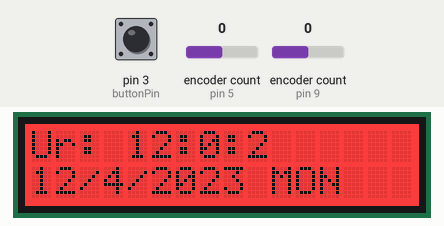
Bench run of a sketch on a simulated Arduino Uno, built with avr-gcc and run on an emulated ATmega328P. On the bench: 16×2 character LCD. The test bench sets the inputs (shaded band); at power-on: encoder count (sensors on pin 5, pin 9) 0, pin 3 (buttonPin) LOW. The local clock reads 2024-03-15 10:24:30 at power-on unless the sketch sets it; random numbers use the default seed unless the sketch sets one; what the sketch prints to the serial monitor is not drawn.

Above: at 3.3 s.
3.4 s: encoder count (sensor on pin 5) set to -1
6.4 s: pin 3 (buttonPin) pulled HIGH for 0.15 s
At 7.0 s:
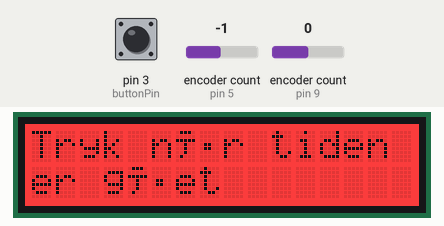
8.0 s: pin 3 (buttonPin) pulled HIGH for 1 s
At 9.7 s:
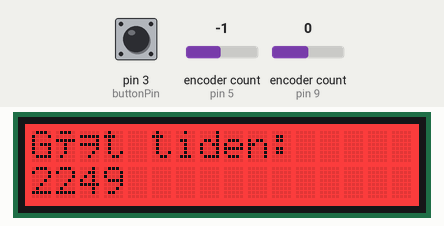
10.5 s: pin 3 (buttonPin) pulsed HIGH 5 times (0.12 s each, 0.3 s apart)
At 10.73 s:
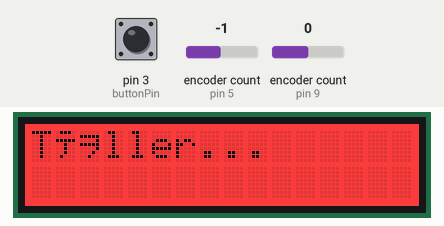
Timing chart, 0 to 13.5 s (numbered marks = the images above; inputs shaded):
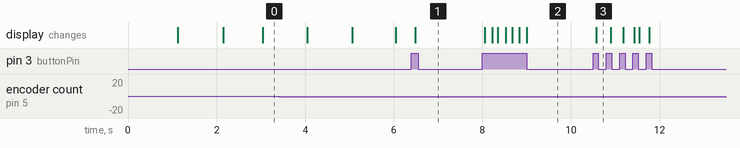

Measured:
- after the input at 8.0 s, the display: first changes after 0.06 s (image 2 shows a later state)
- after the input at 10.5 s, the display: changes after 0.07 s (image 3)

The sketch:

projectUR.ino
```cpp
#include "state.h"

#include "functions.h"
#include <Wire.h>
#include "rgb_lcd.h"
#include "DS1307.h"


rgb_lcd lcd;

State currentState = UR;


const int buttonPin = 3;
int buttonState = 0;


const int colorR = 255;
const int colorG = 0;
const int colorB = 0;

void setup()
{
  // put your setup code here, to run once:
      // set up the LCD's number of columns and rows:
  lcd.begin(16, 2);

  delay(1000);
  Serial.begin(9600);

  pinMode(buttonPin, INPUT);
  pinMode(encoderButtonPin, INPUT);


  attachInterrupt(digitalPinToInterrupt(buttonPin), startStop, FALLING);

  Serial.begin(9600);
  clock.begin();
  clock.fillByYMD(2023, 12, 4); //Jan 19,2013
  clock.fillByHMS(12, 00, 00); //15:28 30"
  clock.fillDayOfWeek(MON);//Saturday
  clock.setTime();//write time to the RTC chip

      // set up the LCD's number of columns and rows:
  lcd.begin(16, 2);

  lcd.setRGB(colorR, colorG, colorB);


  delay(1000);
}


void loop() {
 // Read encoder value
 encoderValue = myEnc.read();
 int encoderValueCount = (encoderValue / 4 * (-1));

  buttonState = digitalRead(buttonPin);

  Serial.println(encoderValue);
  Serial.println(buttonState);
  Serial.println(currentState);

  if (interruptActive == true) {
      updateStopwatch();
  }

 // Print the name of the state that corresponds to the current encoder value
 if (encoderValueCount == 1) {
  lcd.setCursor(0, 0);
  lcd.print("Gæt Tiden           ");
  if (buttonState == 1) {
    clickSound();
    currentState = GAET_TIDEN;
  }
 } else if (encoderValueCount == 2) {
  lcd.setCursor(0, 0);
  lcd.print("Stopur              ");
  if (buttonState == 1) {
    currentState = STOPUR;
  }
 } else if (encoderValueCount == 3) {
  lcd.setCursor(0, 0);
  lcd.print("Ur                  ");
  if (buttonState == 1) {
    currentState = UR;
  }
 } else if (encoderValueCount == 4) {
  lcd.setCursor(0, 0);
  lcd.print("Kog Æg              ");
  if (buttonState == 1) {
    currentState = KOG_AEG;
  }
 }

  // Perform action based on current state
  switch (currentState) {
    case GAET_TIDEN:
      GaetTid();
      break;
    case STOPUR:
      // Set the interrupt to active
      interruptActive = true;
      break;
    case UR:
      printTime();
      break;
    case KOG_AEG:
      kogAeg();
      break;
  }
}
```

functions.h
```cpp
#include "state.h"
#include "DS1307.h"
#include "rgb_lcd.h"
#include <Encoder.h>


extern rgb_lcd lcd;


Encoder myEnc(5, 4);
Encoder EncBotton(9, 8);

int encoderButtonPin = 8;
int encoderValue = 0;

void GaetTid ()
{
  int buttonPressedCount = 1;
  extern int buttonState;
  extern const int buttonPin;
  extern int encoderValueCount;

  extern State currentState;

  int timeGuess = random(1000,10000);

  unsigned long startTime = 0;

  int count = 0;
  int yourTime = 0;
  int result = 0;

  bool playGame = true;


  while(playGame == true) // We start a loop here to continuously check the button state
  {
    buttonState = digitalRead(buttonPin); // Update button state

    if (buttonState == HIGH && buttonPressedCount == 1)
    {
      lcd.clear();
      lcd.setCursor(0, 0);
      lcd.print("Tryk når tiden");
      lcd.setCursor(0, 1);
      lcd.print("er gået");
      delay(50);
      buttonPressedCount++;
      buttonState = 0;
    }
    else if (buttonState == HIGH && buttonPressedCount == 2)
    {
      lcd.clear();
      lcd.setCursor(0, 0);
      lcd.print("Gæt tiden: ");
      lcd.setCursor(0, 1);
      lcd.print(timeGuess);
      delay(50);
      buttonPressedCount++;
      buttonState = 0;
    }
    else if(buttonState == HIGH && buttonPressedCount == 3)
    {
      lcd.clear();
      lcd.setCursor(0, 0);
      startTime = millis(); // Store the start time
      yourTime = count;
      lcd.print("Tæller...");
      buttonPressedCount++;
      buttonState = 0;
    }
    else if(buttonState == HIGH && buttonPressedCount == 4)
    {
      lcd.clear();
      lcd.setCursor(0, 0);
      lcd.print("Tryk igen for at");
      lcd.setCursor(0, 1);
      lcd.print("se resultater");
      delay(50);
      buttonPressedCount++;
      buttonState = 0;
    }
    else if(buttonState == HIGH && buttonPressedCount == 5)
    {
      lcd.clear();
      lcd.setCursor(0, 0);
      count = millis() - startTime; // Calculate the elapsed time
      yourTime = count;
      lcd.print("Din tid: ");
      lcd.print(yourTime); // This line will print the value of yourTime
      result = timeGuess - yourTime;
      lcd.setCursor(0, 1);
      lcd.print("Result: ");
      lcd.print(result); // This line will print the result
      delay(50);
      buttonPressedCount++;
      buttonState = 0;
    }
    else if(buttonState == HIGH && buttonPressedCount == 6)
    {
      buttonPressedCount = 1;
      buttonState = 0;
      playGame = false;
      lcd.clear();
    }

    delay(100); // Debounce delay
  }

  currentState = NONE;
}

extern const int buttonPin;

// Define the state of the stopwatch
bool running = false;

// Define the start time and elapsed time
unsigned long startTid;
unsigned long elapsedTime = 0;

// Define a flag to control when the interrupt should be active
bool interruptActive = false;

void startStop()
{
 if (running)
 {
  // If running, stop the stopwatch
  running = false;
  elapsedTime = millis() - startTid;
 }
 else
 {
  // If not running, start the stopwatch
  running = true;
  startTid = millis() - elapsedTime;
 }
}


void updateStopwatch()
{
 unsigned long time;

 if (running) {
 // If running, calculate elapsed time
  time = millis() - startTid;
 } else {
 // If not running, use the stored elapsed time
  time = elapsedTime;
 }

 // Convert time to minutes, seconds, and milliseconds
 int minutes = time / 60000;
 int seconds = (time % 60000) / 1000;
 int milliseconds = (time % 1000) / 10;

 // Print the time to the Serial Monitor
 lcd.setCursor(0, 0);
 lcd.print("Stopur Time: ");
 lcd.setCursor(0, 1);
 lcd.print(minutes);
 lcd.print("m ");
 lcd.print(seconds);
 lcd.print("s ");
 lcd.print(milliseconds);
 lcd.print("ms");
}


DS1307 clock;

void printTime() {
    clock.getTime();
    lcd.setCursor(0, 0);
    lcd.print("Ur: ");
    lcd.print(clock.hour, DEC);
    lcd.print(":");
    lcd.print(clock.minute, DEC);
    lcd.print(":");
    lcd.print(clock.second, DEC);
    lcd.print(" ");
    lcd.setCursor(0, 1);
    lcd.print(clock.month, DEC);
    lcd.print("/");
    lcd.print(clock.dayOfMonth, DEC);
    lcd.print("/");
    lcd.print(clock.year + 2000, DEC);
    lcd.print(" ");
    switch (clock.dayOfWeek) { // Friendly printout the weekday
        case MON:
            lcd.print("MON");
            break;
        case TUE:
            lcd.print("TUE");
            break;
        case WED:
            lcd.print("WED");
            break;
        case THU:
            lcd.print("THU");
            break;
        case FRI:
            lcd.print("FRI");
            break;
        case SAT:
            lcd.print("SAT");
            break;
        case SUN:
            lcd.print("SUN");
            break;
    }
    lcd.print(" ");
}


int encoderValueCount;

void kogAeg()
{
  encoderValue = myEnc.read();
  encoderValue = 0;
  int encoderValueCount = (encoderValue / 4 * (-1));

  bool chooseEgg = true;

  extern const int buttonPin;

  int buttonState = digitalRead(buttonPin);

  long startTime;
  long time = 0;
  bool startCountdown = false;
  while (chooseEgg)
  {

    encoderValueCount = (encoderValueCount % 3) + 1;


    Serial.println(encoderValueCount);


    lcd.setCursor(0, 0);
    lcd.print("Vælg æg type");

      if (encoderValueCount == 1)
      {
        lcd.setCursor(0, 1);
        lcd.print("Blødkogt    ");

        if (buttonState == HIGH)
        {
          time = 300000;
          startTime = millis();
          startCountdown = true;
          chooseEgg = false;
          buttonState = 0;
        }
      }
      if (encoderValueCount == 2)
      {
        lcd.setCursor(0, 1);
        lcd.print("Smilende     ");

        if (buttonState == HIGH)
        {
          time = 420000;
          startTime = millis();
          startCountdown = true;
          chooseEgg = false;
          buttonState = 0;
        }
      }
      if (encoderValueCount == 3)
      {
        lcd.setCursor(0, 1);
        lcd.print("Hårdkogt    ");

        if (buttonState == HIGH)
        {
          time = 540000;
          startTime = millis();
          startCountdown = true;
          chooseEgg = false;
          buttonState = 0;
        }
      }
  }


  while (startCountdown)
  {
    long currentTime = millis();
    long elapsedTime = currentTime - startTime;

    if (elapsedTime < time)
    {
      time -= elapsedTime;
      startTime = currentTime;
    }
    else
    {
      time = 0;
      startCountdown = false;
    }

    int minutes = time / 60000;
    int seconds = (time % 60000) / 1000;
    int milliseconds = (time % 1000) / 10;

    lcd.setCursor(0, 0);
    lcd.print("Æg er klar om:");
    lcd.setCursor(0, 1);
    lcd.print(minutes);
    lcd.print(":");
    lcd.print(seconds);
    lcd.print(":");
    lcd.print(milliseconds);
    lcd.print("           ");
    delay(10);
  }
}

void clickSound()
{
  digitalWrite(2,HIGH);
  delay(10);
  digitalWrite(2,LOW);

}
```

state.h
```cpp
#pragma once

enum State {
  GAET_TIDEN,
  STOPUR,
  UR,
  KOG_AEG,
  NONE
};
```
